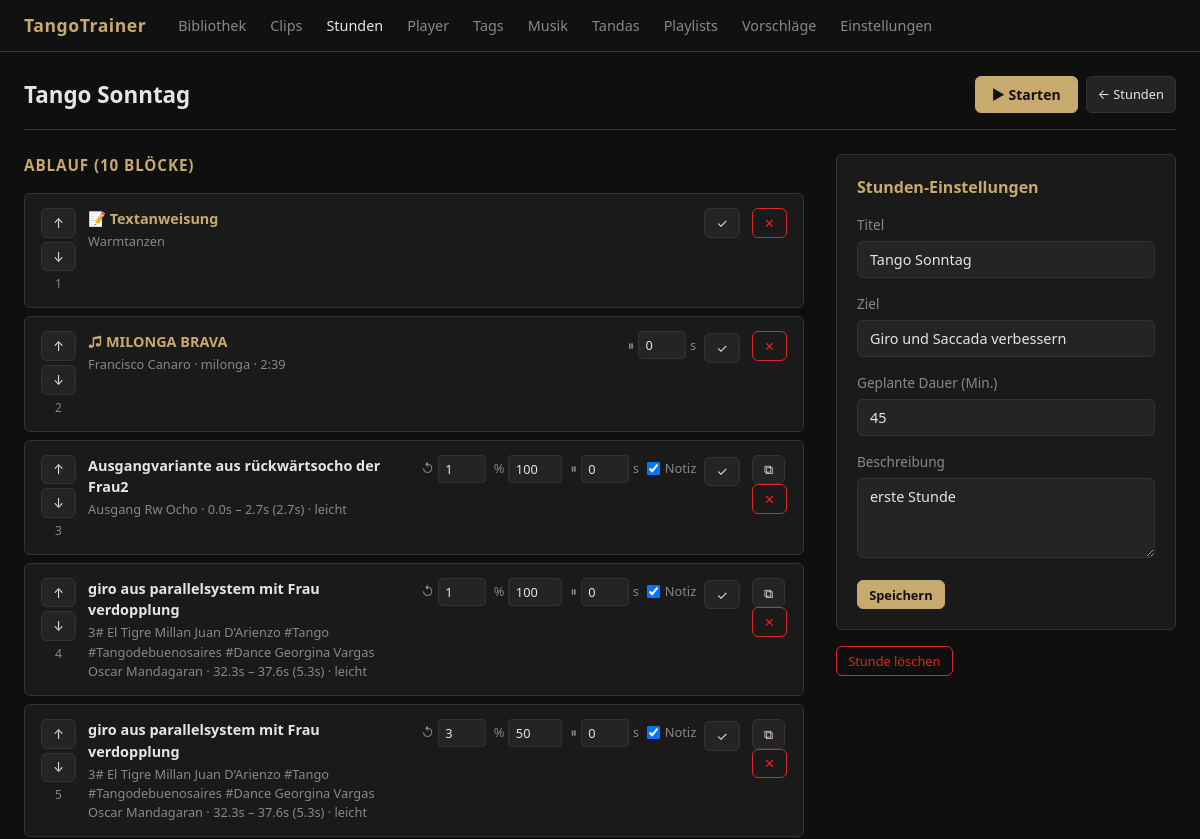
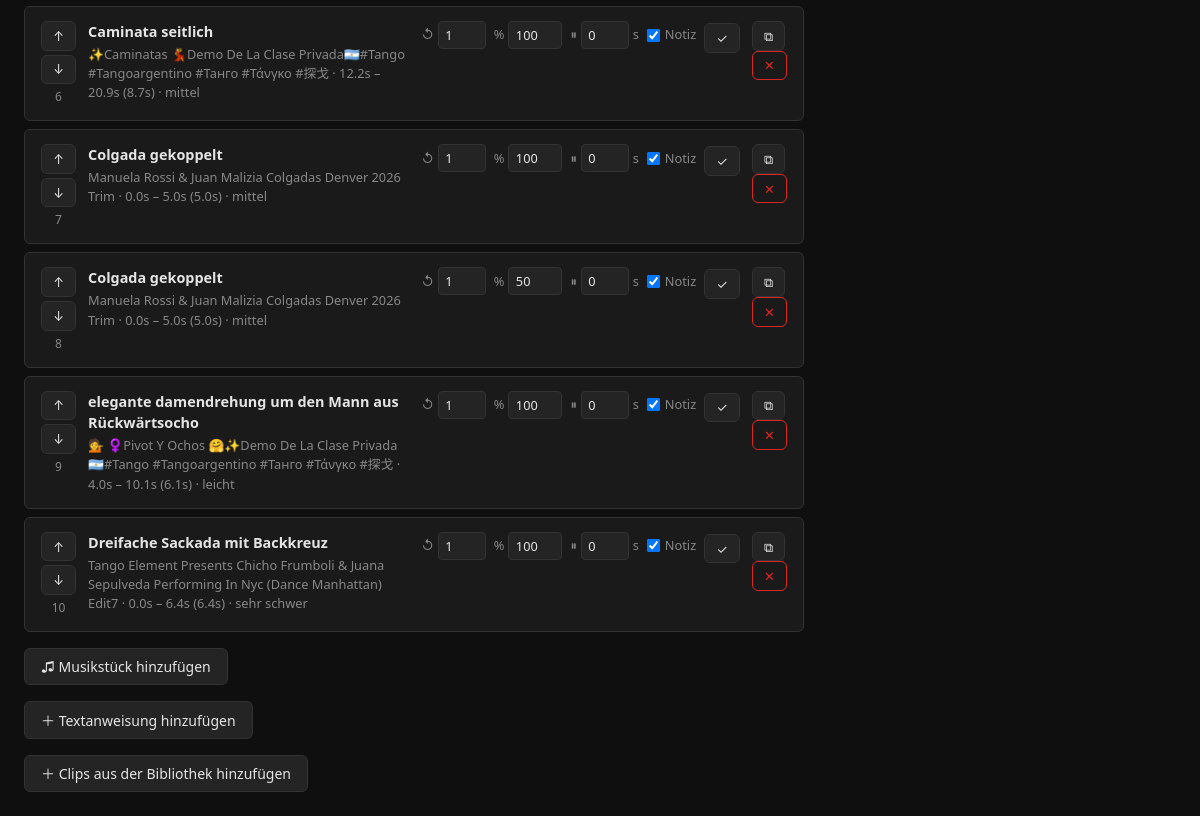
Page /lessons/1/edit on the earlier database version (2 pictures, top to bottom).
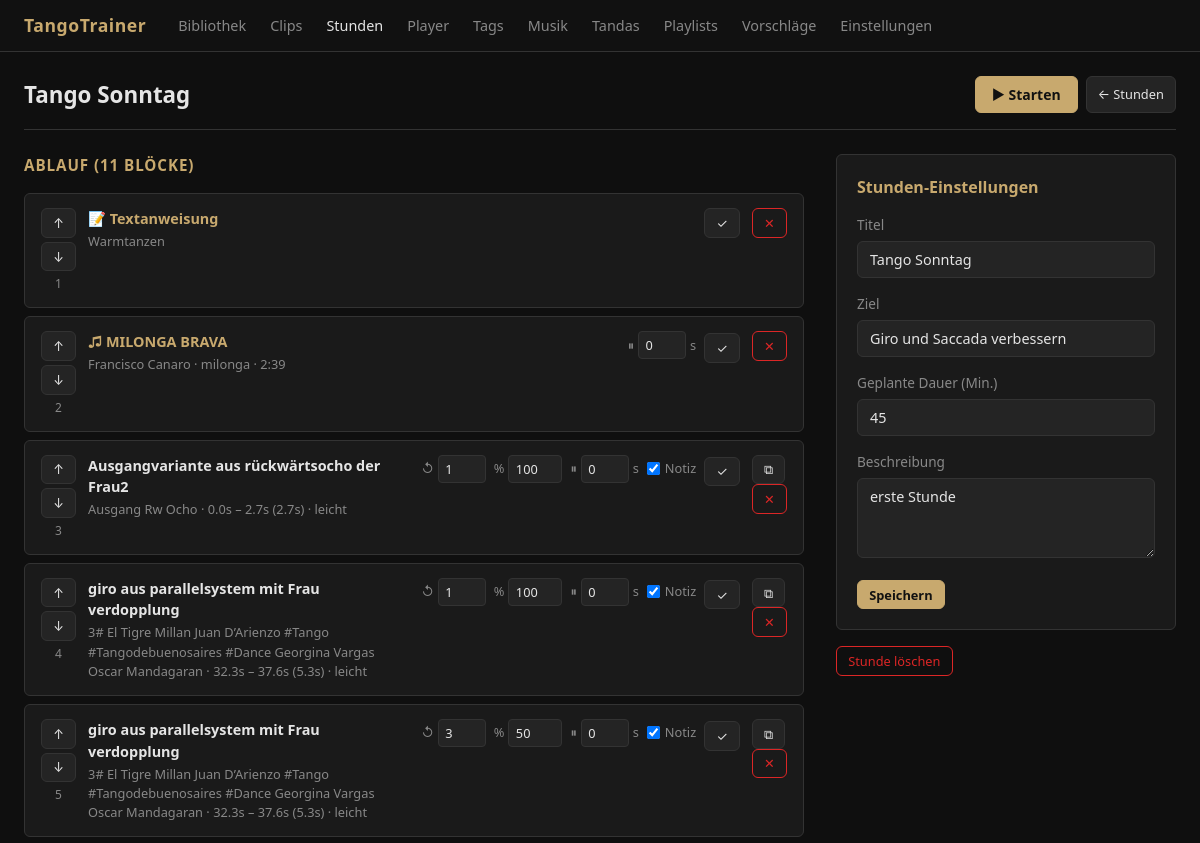
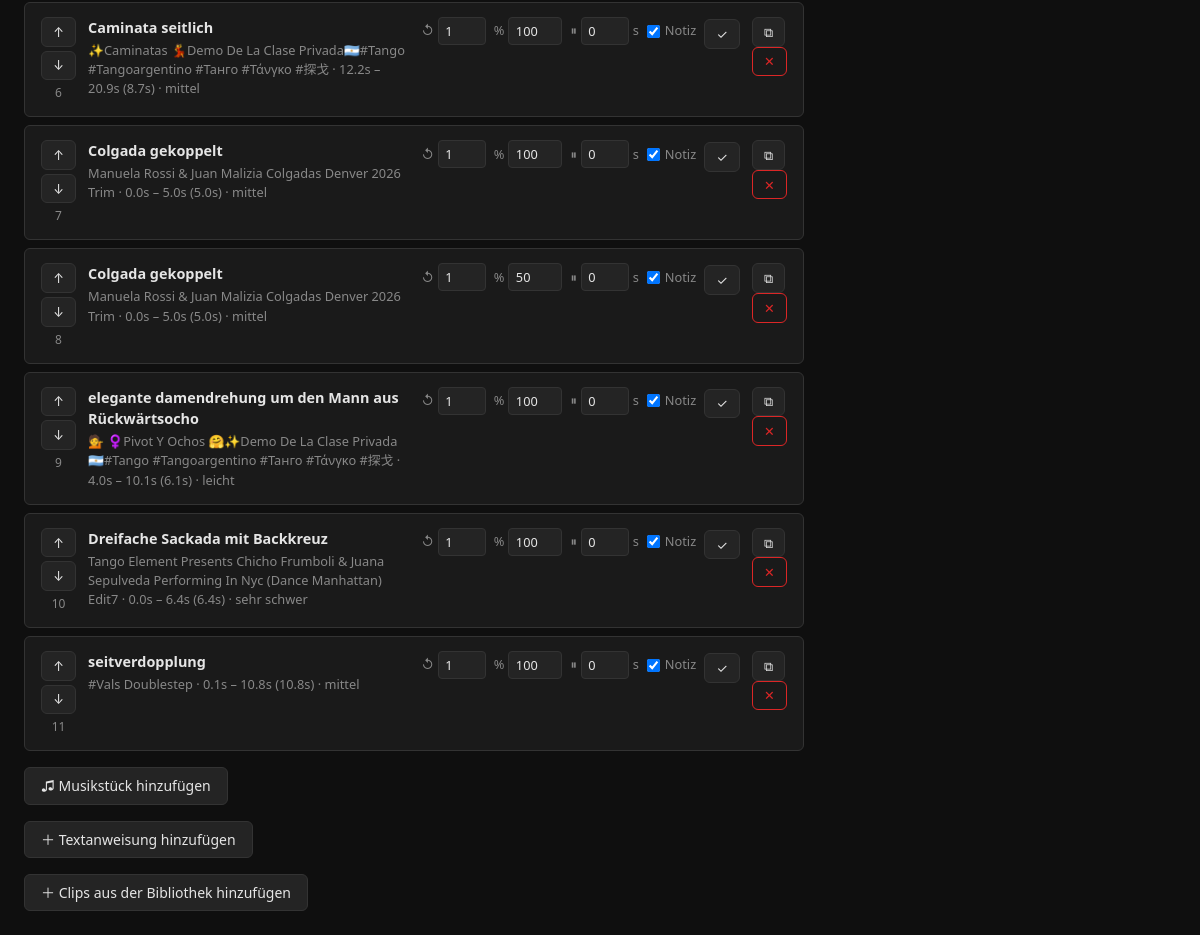
Same page on the later database version (2 pictures, top to bottom).
### app/models.py (models this page shows)
class LessonItem(Base):
    __tablename__ = "lesson_items"
    id = Column(Integer, primary_key=True, index=True)
    lesson_id = Column(Integer, ForeignKey("lessons.id"), nullable=False)
    item_type = Column(String, nullable=False)
    clip_id = Column(Integer, ForeignKey("clips.id"), nullable=True)
    video_id = Column(Integer, ForeignKey("videos.id"), nullable=True)
    audio_id = Column(Integer, ForeignKey("music_tracks.id"), nullable=True)
    text_instruction = Column(Text)
    order_index = Column(Integer, nullable=False)
    loop_count = Column(Integer, default=1)
    speed = Column(Float, default=1.0)
    pause_after_seconds = Column(Integer, default=0)
    show_notes = Column(Integer, default=1)
    duration_override = Column(Integer)
    lesson = relationship("Lesson", back_populates="items")
    clip = relationship("Clip")
    video = relationship("Video")
    audio = relationship("MusicTrack")

class MusicTrack(Base):
    __tablename__ = "music_tracks"
    id = Column(Integer, primary_key=True, index=True)
    filepath = Column(String, unique=True, nullable=False)
    title = Column(String, nullable=False)
    orchestra = Column(String)
    singer = Column(String)
    year = Column(Integer)
    dance_type = Column(String)
    duration = Column(Float)
    bpm = Column(Integer)
    mood = Column(String)
    notes = Column(Text)

class Clip(Base):
    __tablename__ = "clips"
    id = Column(Integer, primary_key=True, index=True)
    video_id = Column(Integer, ForeignKey("videos.id"), nullable=False)
    title = Column(String, nullable=False)
    start_seconds = Column(Float, nullable=False)
    end_seconds = Column(Float, nullable=False)
    notes = Column(Text)
    technical_notes = Column(Text)
    leader_notes = Column(Text)
    follower_notes = Column(Text)
    adaptation_notes = Column(Text)
    difficulty = Column(String)
    practice_status = Column(String)
    thumbnail_path = Column(String)
    default_speed = Column(Float, default=1.0)
    default_loop_count = Column(Integer, default=1)
    pause_after_seconds = Column(Integer, default=0)
    created_at = Column(DateTime, default=datetime.utcnow)
    updated_at = Column(DateTime, default=datetime.utcnow, onupdate=datetime.utcnow)
    video = relationship("Video", back_populates="clips")
    tags = relationship("Tag", secondary=clip_tags, back_populates="clips")
    practice_logs = relationship("PracticeLog", back_populates="clip")

class Video(Base):
    __tablename__ = "videos"
    id = Column(Integer, primary_key=True, index=True)
    filepath = Column(String, unique=True, nullable=False)  # relative to project root
    filename = Column(String, nullable=False)
    title = Column(String, nullable=False)
    duration = Column(Float)
    thumbnail_path = Column(String)
    dancer_1 = Column(String)
    dancer_2 = Column(String)
    event = Column(String)
    year = Column(Integer)
    source_url = Column(String)
    description = Column(Text)
    dance_type = Column(String)
    status = Column(String, default="neu")
    song_title = Column(String)
    composer = Column(String)
    created_at = Column(DateTime, default=datetime.utcnow)
    updated_at = Column(DateTime, default=datetime.utcnow, onupdate=datetime.utcnow)
    clips = relationship("Clip", back_populates="video", cascade="all, delete-orphan")

### app/routers/lessons.py (the view)
@router.get("/lessons/{lesson_id}/edit", response_class=HTMLResponse)
def lesson_edit(lesson_id: int, request: Request, db: Session = Depends(get_db)):
    lesson = db.query(Lesson).filter(Lesson.id == lesson_id).first()
    if not lesson:
        raise HTTPException(status_code=404, detail="Übungsstunde nicht gefunden")
    music_tracks = db.query(MusicTrack).order_by(MusicTrack.dance_type, MusicTrack.title).all()
    return templates.TemplateResponse(
        "lesson_edit.html", {"request": request, "lesson": lesson, "music_tracks": music_tracks}
    )

### app/templates/lesson_edit.html (shortened to what this page needs)
{% extends "base.html" %}
{% block content %}
<div class="page-header">
  <h1 class="page-title">{{ lesson.title }}</h1>
  <div style="display:flex; gap:0.5rem;">
    <a href="/player/lesson/{{ lesson.id }}" class="btn btn-primary">▶ Starten</a>
    <a href="/lessons" class="btn btn-secondary btn-sm">← Stunden</a>
  </div>
</div>
<div style="display:grid; grid-template-columns:1fr 340px; gap:2rem; align-items:start;">
  <div>
    <h2 style="font-size:0.95rem; color:var(--accent); margin-bottom:1rem; text-transform:uppercase; letter-spacing:.06em;">
      Ablauf ({{ lesson.items | length }} Blöcke)
    </h2>
    <div id="lesson-items-list">
      {% include "partials/lesson_items.html" %}
    </div>
    {% if music_tracks %}
    <details style="margin-top:1rem;">
      <summary class="btn btn-secondary" style="cursor:pointer; display:inline-flex;">
        ♫ Musikstück hinzufügen
      </summary>
            {% set ns = namespace(dance="") %}
    </details>
    {% endif %}
    <details style="margin-top:1rem;">
      <summary class="btn btn-secondary" style="cursor:pointer; display:inline-flex;">
        ＋ Textanweisung hinzufügen
      </summary>
    </details>
    <div style="margin-top:1rem;">
      <a href="/clips" class="btn btn-secondary">
        ＋ Clips aus der Bibliothek hinzufügen
      </a>
    </div>
  </div>
  <div>
    <div class="clip-panel">
      <h3>Stunden-Einstellungen</h3>
      <form method="post" action="/lessons/{{ lesson.id }}/meta">
        <div class="form-group">
          <label>Titel</label>
          <input type="text" name="title" value="{{ lesson.title }}" required>
        </div>
        <div class="form-group">
          <label>Ziel</label>
          <input type="text" name="goal" value="{{ lesson.goal or '' }}"
                 placeholder="z. B. Giro verbessern">
        </div>
        <div class="form-group">
          <label>Geplante Dauer (Min.)</label>
          <input type="number" name="planned_duration"
                 value="{{ lesson.planned_duration or '' }}" min="5" max="180">
        </div>
        <div class="form-group">
          <label>Beschreibung</label>
          <textarea name="description">{{ lesson.description or '' }}</textarea>
        </div>
        <button type="submit" class="btn btn-primary btn-sm">Speichern</button>
      </form>
    </div>
    <div style="margin-top:1rem;">
      <form method="post" action="/lessons/{{ lesson.id }}/delete"
            onsubmit="return confirm('Stunde wirklich löschen?')">
        <button type="submit" class="btn btn-danger btn-sm">Stunde löschen</button>
      </form>
    </div>
  </div>
</div>
{% endblock %}

### app/templates/partials/lesson_items.html (shortened to what the changed rows need)
{% for item in lesson.items | sort(attribute='order_index') %}
<div class="lesson-item" id="lesson-item-{{ item.id }}">
  <div class="lesson-item-drag">
    <form method="post" action="/lessons/{{ lesson.id }}/items/{{ item.id }}/up" style="display:inline;">
      <button type="submit" class="btn btn-secondary btn-sm" title="Nach oben" {% if loop.first %}disabled{% endif %}>↑</button>
    </form>
    <form method="post" action="/lessons/{{ lesson.id }}/items/{{ item.id }}/down" style="display:inline;">
      <button type="submit" class="btn btn-secondary btn-sm" title="Nach unten" {% if loop.last %}disabled{% endif %}>↓</button>
    </form>
    <span class="lesson-item-index">{{ loop.index }}</span>
  </div>
  <div class="lesson-item-body"
       {% if item.item_type == "clip" and item.clip %}
       data-video-id="{{ item.clip.video_id }}"
       data-start="{{ item.clip.start_seconds }}"
       data-end="{{ item.clip.end_seconds }}"
       data-title="{{ item.clip.title | e }}"
       data-clip-id="{{ item.clip.id }}"
       style="cursor:pointer;"
       {% endif %}>
    {% if item.item_type == "clip" and item.clip %}
    <div class="lesson-item-title">{{ item.clip.title }}</div>
    <div class="lesson-item-meta">
      {{ item.clip.video.title }} ·
      {{ item.clip.start_seconds | round(1) }}s – {{ item.clip.end_seconds | round(1) }}s
      ({{ ((item.clip.end_seconds - item.clip.start_seconds)) | round(1) }}s)
      {% if item.clip.difficulty %} · {{ item.clip.difficulty }}{% endif %}
    </div>
    {% elif item.item_type == "text" %}
    <div class="lesson-item-title" style="color:var(--accent);">📝 Textanweisung</div>
    <div class="lesson-item-meta">{{ item.text_instruction | truncate(100) }}</div>
    {% elif item.item_type == "audio" and item.audio %}
    <div class="lesson-item-title" style="color:var(--accent);">♫ {{ item.audio.title }}</div>
    <div class="lesson-item-meta">
      {% if item.audio.orchestra %}{{ item.audio.orchestra }}{% endif %}
      {% if item.audio.dance_type %} · {{ item.audio.dance_type }}{% endif %}
      {% if item.audio.duration %} · {{ (item.audio.duration / 60) | int }}:{{ "%02d" | format(item.audio.duration | int % 60) }}{% endif %}
    </div>
    {% endif %}
  </div>
  <div class="lesson-item-settings">
    <form method="post" action="/lessons/{{ lesson.id }}/items/{{ item.id }}/update"
          style="display:flex; gap:0.5rem; align-items:center; flex-wrap:wrap;">
      {% if item.item_type == "clip" %}
      <label class="setting-label">
        ↺
        <input type="number" name="loop_count" value="{{ item.loop_count }}"
               min="1" max="20" style="width:48px;" title="Wiederholungen">
      </label>
      <label class="setting-label">
        %
        <input type="number" name="speed" value="{{ (item.speed * 100) | int }}"
               min="25" max="200" step="5" style="width:54px;" title="Geschwindigkeit %">
      </label>
      <label class="setting-label">
        ⏸
        <input type="number" name="pause_after_seconds" value="{{ item.pause_after_seconds }}"
               min="0" max="120" style="width:48px;" title="Pause danach (s)">s
      </label>
      <label class="setting-label" style="gap:0.3rem;">
        <input type="checkbox" name="show_notes" {% if item.show_notes %}checked{% endif %}>
        Notiz
      </label>
      {% elif item.item_type == "audio" %}
      <label class="setting-label">
        ⏸
        <input type="number" name="pause_after_seconds" value="{{ item.pause_after_seconds }}"
               min="0" max="120" style="width:48px;" title="Pause danach (s)">s
      </label>
      {% else %}
      <input type="hidden" name="loop_count" value="1">
      <input type="hidden" name="speed" value="100">
      <input type="hidden" name="pause_after_seconds" value="0">
      {% endif %}
      <button type="submit" class="btn btn-secondary btn-sm">✓</button>
    </form>
  </div>
  <div class="lesson-item-actions">
    {% if item.item_type == "clip" %}
    <form method="post" action="/lessons/{{ lesson.id }}/items/{{ item.id }}/duplicate" style="display:inline;">
      <button type="submit" class="btn btn-secondary btn-sm" title="Duplizieren (50% Geschwindigkeit)">⧉</button>
    </form>
    {% endif %}
    <form method="post" action="/lessons/{{ lesson.id }}/items/{{ item.id }}/delete"
          onsubmit="return confirm('Block entfernen?')">
      <button type="submit" class="btn btn-danger btn-sm">✕</button>
    </form>
  </div>
</div>
{% else %}
<p style="color:var(--text-muted); text-align:center; padding:1.5rem;">
  Noch keine Blöcke. Wähle Clips auf der <a href="/clips">Clips-Seite</a> aus.
</p>
{% endfor %}

Differences in the rows shown:
added LessonItem: clip "seitverdopplung", clip.video "#Vals Doublestep", clip.start_seconds "0.1", clip.end_seconds "10.8", clip.difficulty "mittel", loop_count "1", speed "100", pause_after_seconds "0", show_notes "☑"
added Clip: end_seconds+start_seconds "10.8"
Other differences:
{{ lesson.items | length }}: "10" → "11"
